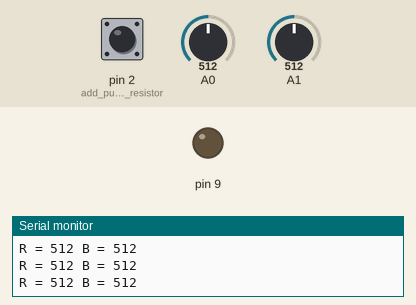
A sketch run on a simulated Arduino Uno, built with avr-gcc and run on an emulated ATmega328P. On the bench: output pins drawn as LEDs (lit = HIGH), the last lines printed to the serial monitor. The inputs (shaded band) are chosen by the test bench; at power-on: A0 = 512, pin 2 (add_pullup_resistor) HIGH, A1 = 512.

Above: at 1.2 s.
1.3 s: A0 set to 702
2.8 s: A0 set to 729
At 3.2 s:
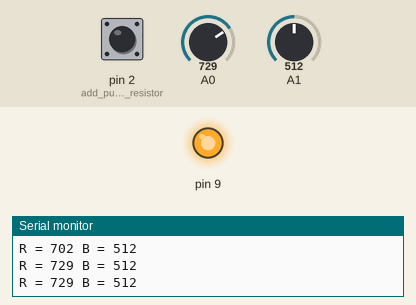
4.3 s: A0 set to 705
At 5.6 s:
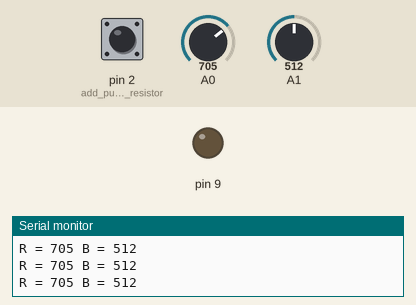
5.9 s: A0 set to 716
At 7.2 s:
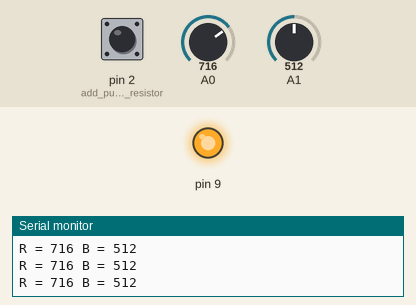
Timing chart, 0 to 8.5 s (numbered marks = the images above; inputs shaded):
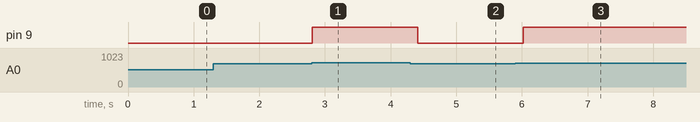

Measured:
- the behaviour switches between 715 and 716 on A0 (found by bisection; images 0 and 1)
- after the input at 2.8 s, pin 9: LOW → HIGH at once
- after the input at 4.3 s, pin 9: HIGH → LOW after 0.11 s
- after the input at 5.9 s, pin 9: LOW → HIGH after 0.12 s

The sketch:

arduino_test.ino
```cpp
int rPot;
int bPot;

void setup()
{
  Serial.begin(9600); //com speed. bits per second
  pinMode(9, OUTPUT);
  pinMode(2, INPUT_PULLUP); //add pullup resistor
}

void loop(){
  rPot = analogRead(0);
  bPot = analogRead(1);
  Serial.print("R = ");
  Serial.print(rPot);
  Serial.print(" B = ");
  Serial.println(bPot);
  if( !digitalRead(2) || rPot<315 || rPot>715 || bPot<315 || bPot>715) {
	digitalWrite(9, HIGH);
  } else {
	digitalWrite(9, LOW);
  }
  delay(200);
}
```
